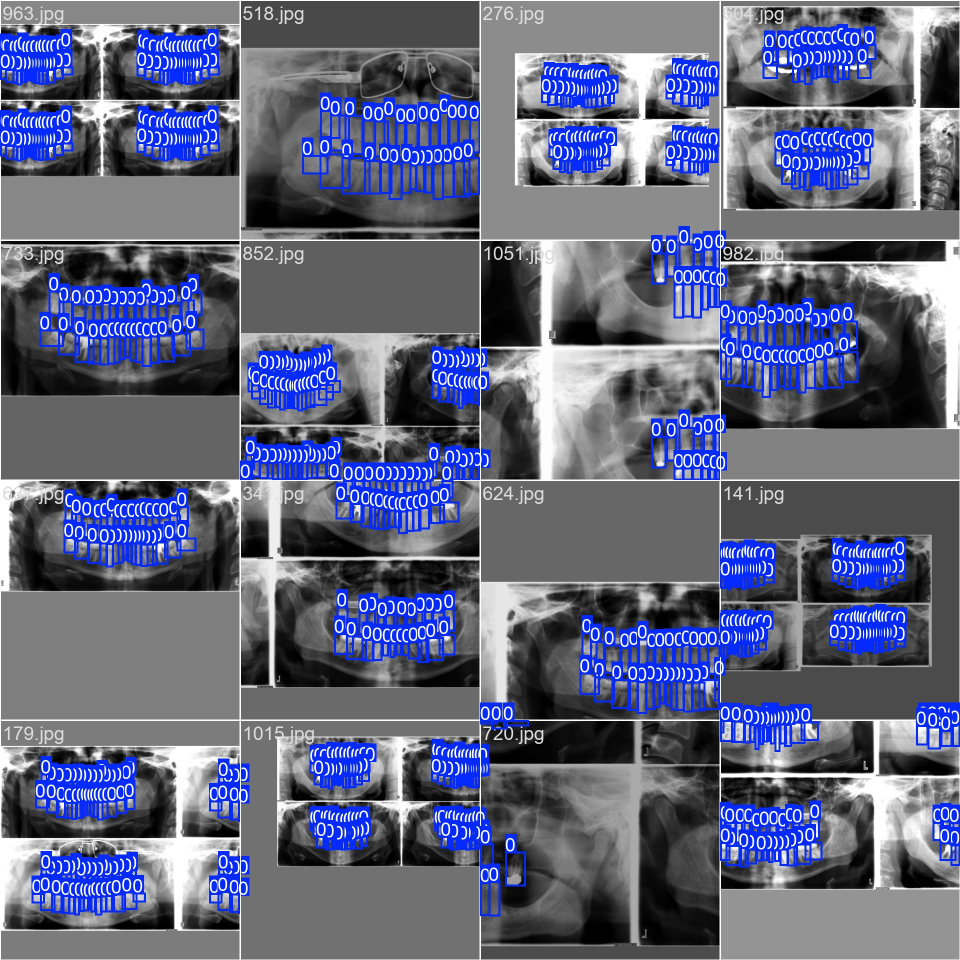
#> input picture runs/detect/tooth-detector-v2/train_batch0.jpg, 1920 x 1920 px (shown at 1/2 size); its folder holds only this picture in this run
$ python -i sarvankar.py   (imports and definitions only)
#> lines starting #> are read from the running program, lines starting #| are printed output that depends on the picture
import os
import cv2
import numpy as np
from PIL import Image
from sklearn.metrics.pairwise import cosine_similarity


# [5 lines left out: function resize_image, not called in this run]


def preprocess_chain(image_path):
    if not isinstance(image_path, str):
        raise ValueError(f"Invalid path type: {type(image_path)} - value: {image_path}")
    if not os.path.exists(image_path):
        raise FileNotFoundError(f"File not found: {image_path}")

    img = cv2.imread(image_path)
#> img is the input picture: shape (1920, 1920, 3); mean B, G, R 128.4, 102.2, 97.5
    if img is None:
        raise ValueError(f"cv2.imread() failed to load image: {image_path}")

    gray = cv2.cvtColor(img, cv2.COLOR_BGR2GRAY)
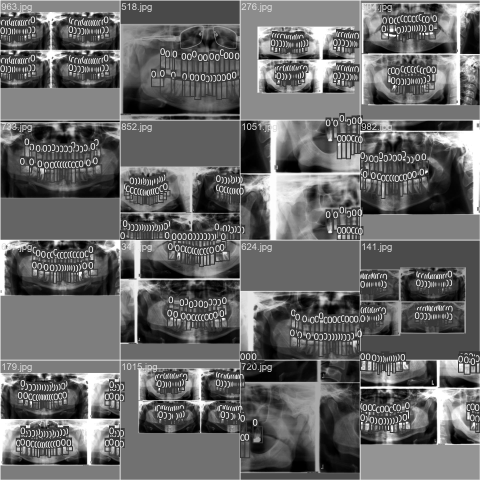
#> gray: shape (1920, 1920) (shown at 1/4 size); min 0, max 255, mean 103.8
    clahe = cv2.createCLAHE(clipLimit=2.0, tileGridSize=(8, 8)).apply(gray)
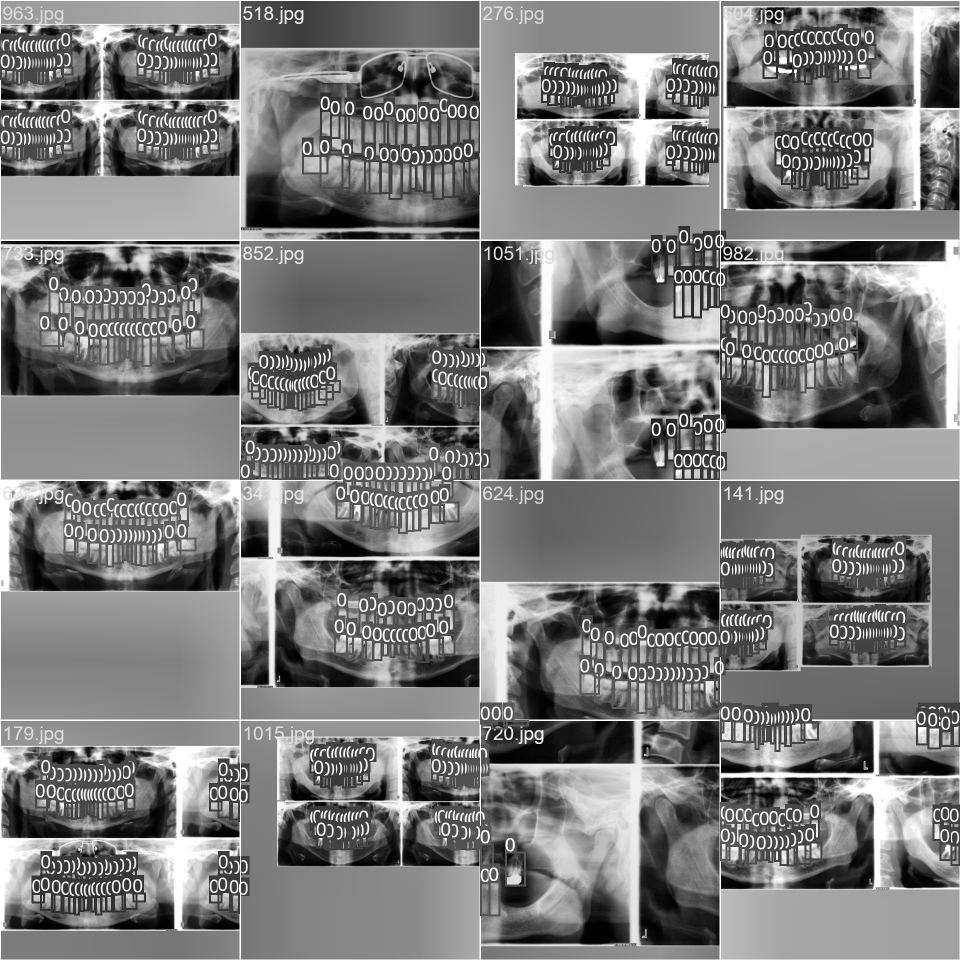
#> clahe: shape (1920, 1920) (shown at 1/2 size); min 1, max 255, mean 122.8
    blurred = cv2.GaussianBlur(clahe, (5, 5), 0)
    denoised = cv2.fastNlMeansDenoising(blurred, None, h=10, templateWindowSize=7, searchWindowSize=21)
    return denoised


# [98 lines left out: functions extract_toothprint_features, sarvankar, not called in this run]

>>> result = preprocess_chain('../runs/detect/tooth-detector-v2/train_batch0.jpg')

$ run again, on runs/detect/tooth-detector-v2/train_batch1.jpg
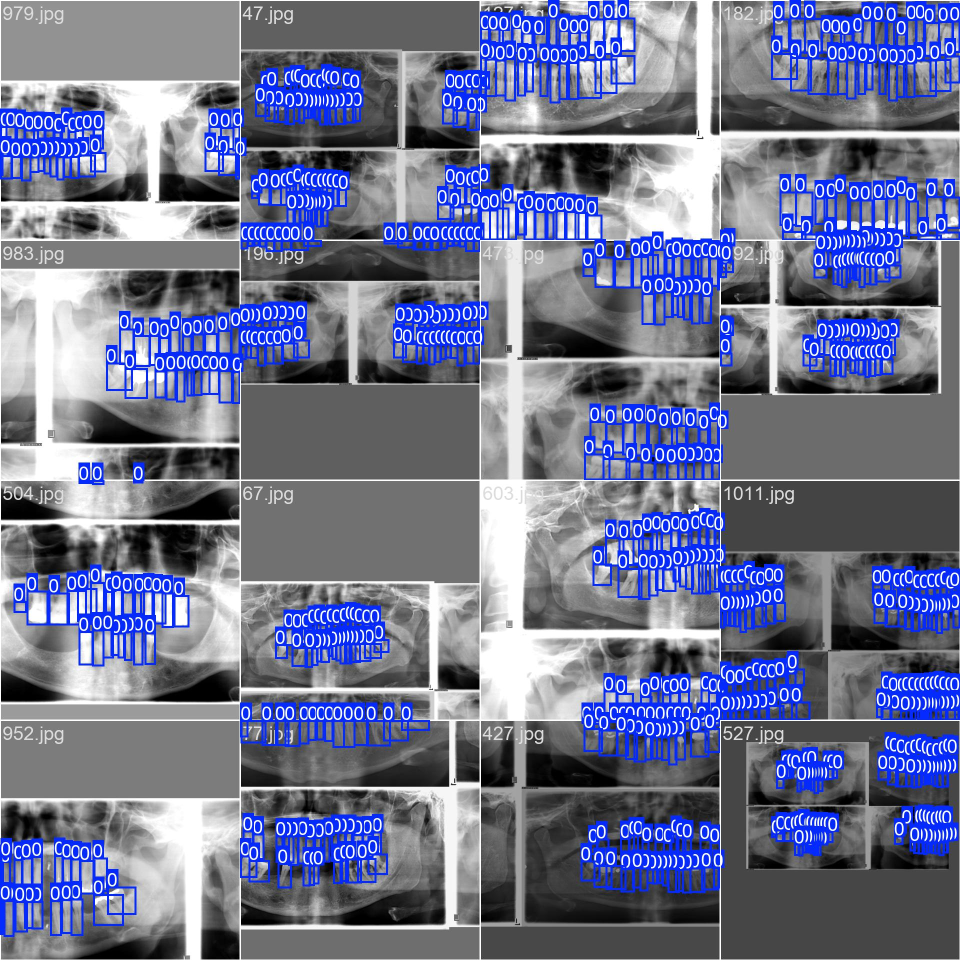
#> input picture runs/detect/tooth-detector-v2/train_batch1.jpg, 1920 x 1920 px (shown at 1/2 size)
#> in preprocess_chain, img is the input picture: shape (1920, 1920, 3); mean B, G, R 145.2, 116.5, 111.3
#> in preprocess_chain, `gray = cv2.cvtColor(img, cv2.COLOR_BGR2GRAY)`:
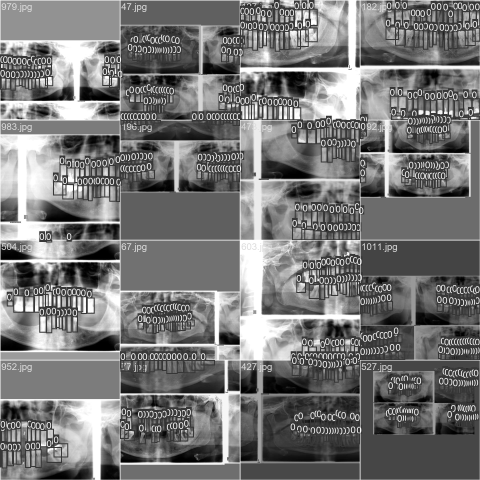
#> gray: shape (1920, 1920) (shown at 1/4 size); min 0, max 255, mean 118.2
#> in preprocess_chain, `clahe = cv2.createCLAHE(clipLimit=2.0, tileGridSize=(8, 8)).apply(gray)`:
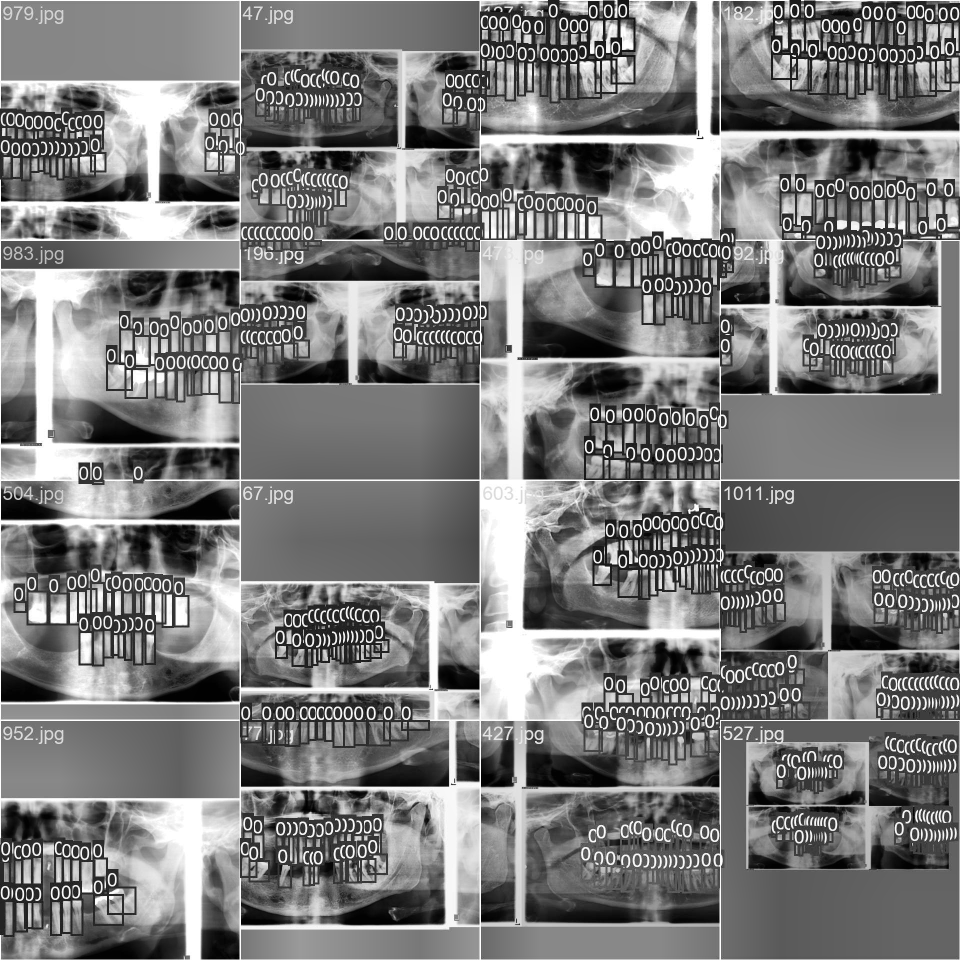
#> clahe: shape (1920, 1920) (shown at 1/2 size); min 0, max 255, mean 123

$ run again, on runs/detect/tooth-detector-v2/train_batch2.jpg
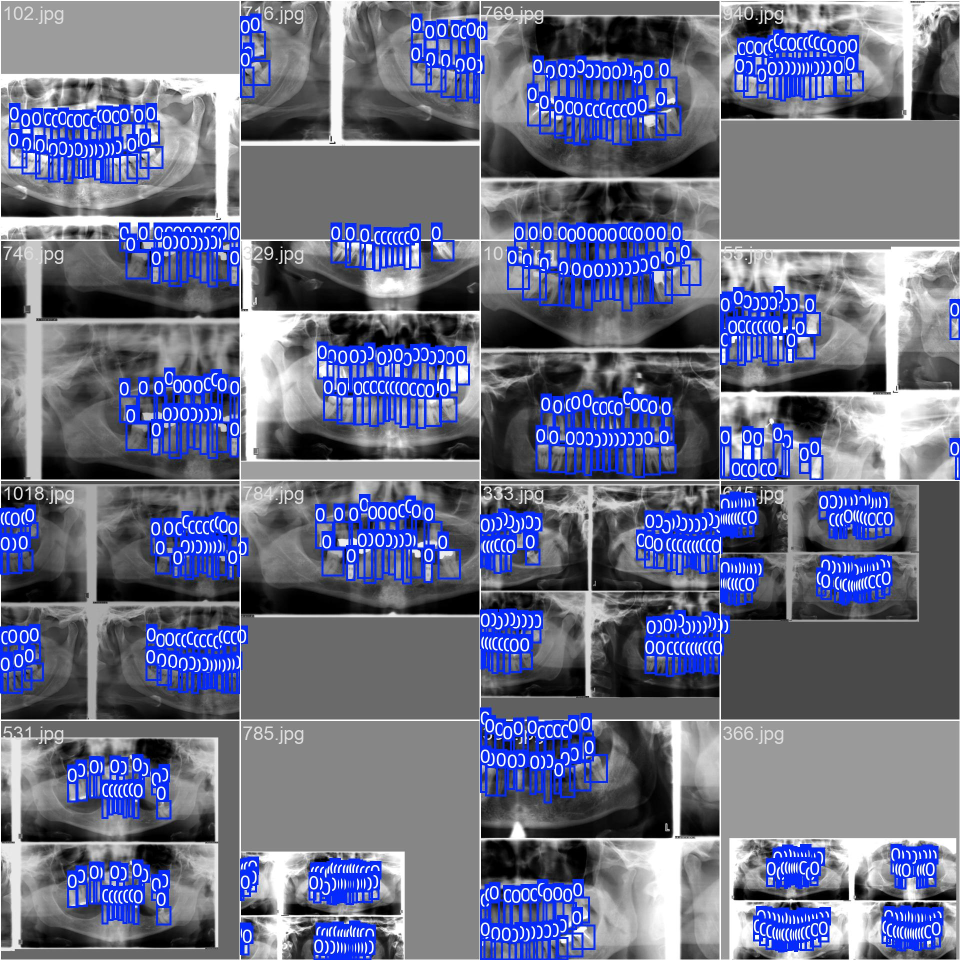
#> input picture runs/detect/tooth-detector-v2/train_batch2.jpg, 1920 x 1920 px (shown at 1/2 size)
#> in preprocess_chain, img is the input picture: shape (1920, 1920, 3); mean B, G, R 136.9, 109.5, 104.5
#> in preprocess_chain, `gray = cv2.cvtColor(img, cv2.COLOR_BGR2GRAY)`:
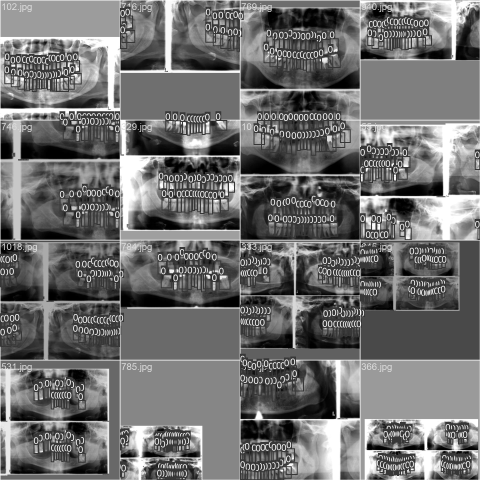
#> gray: shape (1920, 1920) (shown at 1/4 size); min 0, max 255, mean 111.2
#> in preprocess_chain, `clahe = cv2.createCLAHE(clipLimit=2.0, tileGridSize=(8, 8)).apply(gray)`:
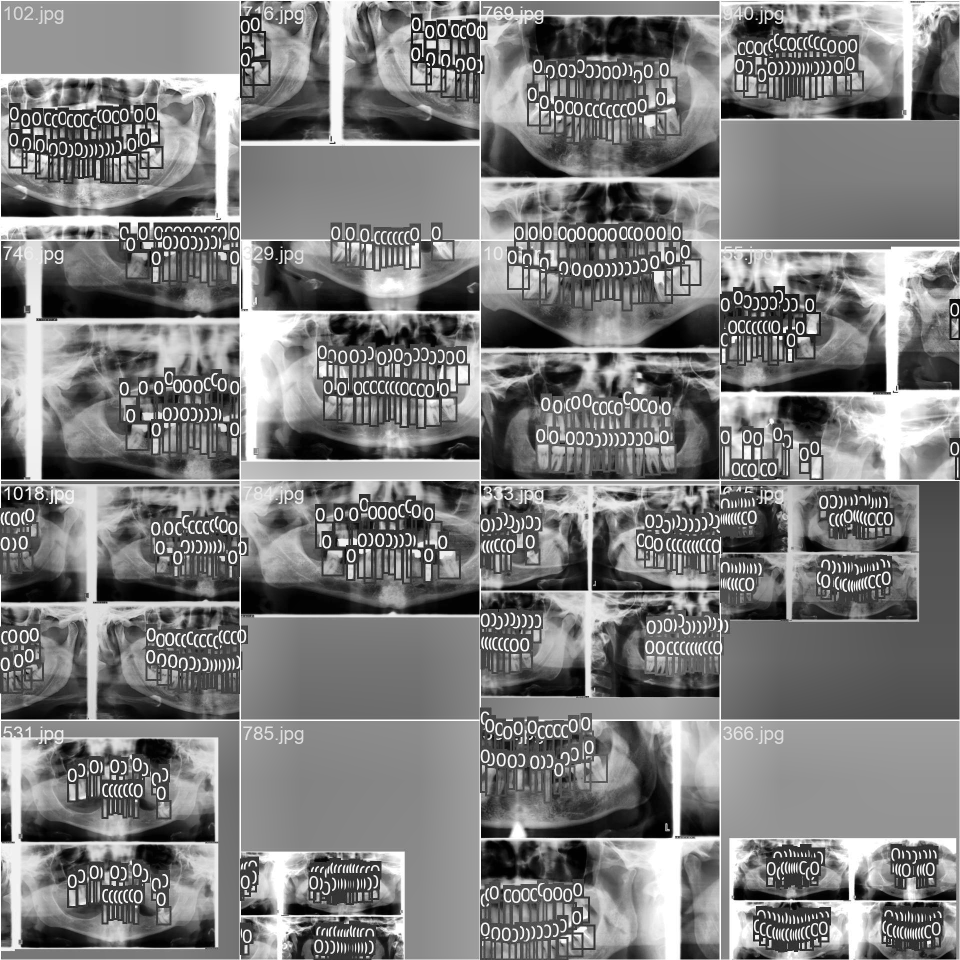
#> clahe: shape (1920, 1920) (shown at 1/2 size); min 1, max 255, mean 124
